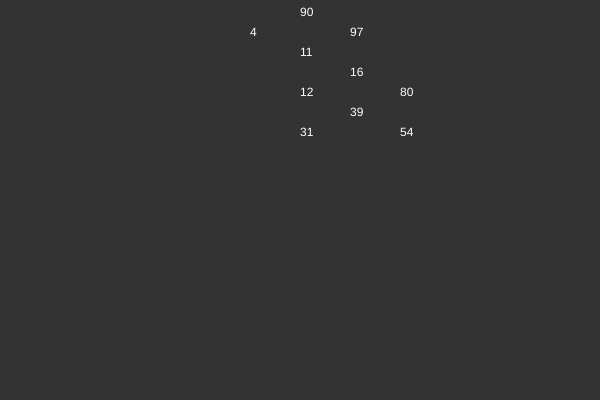
Frame 1 (no input)
Frame 60 (no input): identical to frame 1, image omitted
Frame 120 (the mouse pressed at the canvas centre since frame 60): identical to frame 1, image omitted

The p5.js sketch that drew this single still picture (run headless with seeded random() and noise() and a simulated clock; from frame 60 on, the mouse is pressed at the canvas centre):

// p5.js sketch
// ── sketch.js
var tree;
function setup() {
	createCanvas(600, 400);
	background(51);
	tree = new Tree();
	for(var i=0;i<10;i++){
		tree.addValue(Math.floor(Math.random()*100));
	}
	console.log(tree);
	tree.treverse();
	
}
function draw() {

}































// ── node.js
function Node(val, x, y){
	this.value = val;
	this.left = null;
    this.right = null;
    this.x = x;
    this.y = y;
}
Node.prototype.search = function(val){
    if(this.value == val){
        return this;
        console.log("Found it "+val);
    }else if(val < this.value && this.left != null){
       return this.left.search(val);
    }else if(val > this.value && this.right != null){
        return this.right.search(val);
    }
    return null;
}
Node.prototype.visit = function(){
    if(this.left != null){
        this.left.visit();
    }
    console.log(this.value);
    fill(255);
    text(this.value, this.x, this.y);
    if(this.right != null){
        this.right.visit();
    }
    
}
Node.prototype.addNode = function(n){
	if(n.value < this.value){
		if (this.left == null){
            this.left = n;
            this.left.x = this.x -50;
            this.left.y = this.y + 20;
		}else{
			this.left.addNode(n);
		}
	} else if(n.value > this.value){
		if (this.right == null){
            this.right = n;
            this.right.x = this.x  + 50;
            this.right.y = this.y + 20;
		} else {
			this.right.addNode(n);
		}
	}
}

// ── tree.js
function Tree(){
	this.root = null;
}
Tree.prototype.treverse = function(){
    this.root.visit();    
}
Tree.prototype.search = function(val){
    var found = this.root.search(val);
    return found;
}
Tree.prototype.addValue = function(val){
	var n = new Node(val);
	if (this.root === null){
        this.root = n;
        this.root.x = width / 2;
        this.root.y = 16;
	} else {
		this.root.addNode(n);
	}
}
